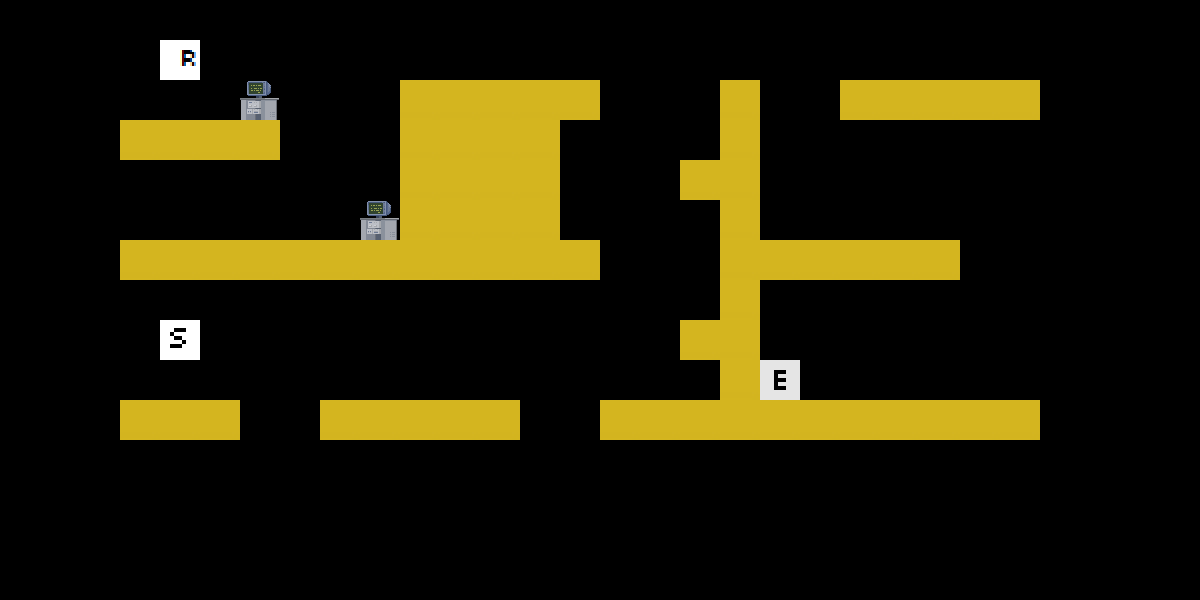

This is a level from a 2D game, rendered from its Tiled map with the project's own tilesets. A one-line summary and the map file follow, with tile-layer data summarised:
An orthogonal 30x15 tile map with 40x40 px tiles, 2 tile layers (art, data).

<map version="1.0" orientation="orthogonal" width="30" height="15" tilewidth="40" tileheight="40">
 <tileset firstgid="1" name="tileset" tilewidth="40" tileheight="40">
  <image source="../tileset.png" width="200" height="200" />
 </tileset>
 <layer name="art" width="30" height="15" opacity="0.9">
  <data>[450 cells, 75 non-empty, 3 distinct tile ids]</data>
 </layer>
 <layer name="data" width="30" height="15">
  <data>[450 cells, 2 non-empty, 2 distinct tile ids]</data>
 </layer>
</map>
